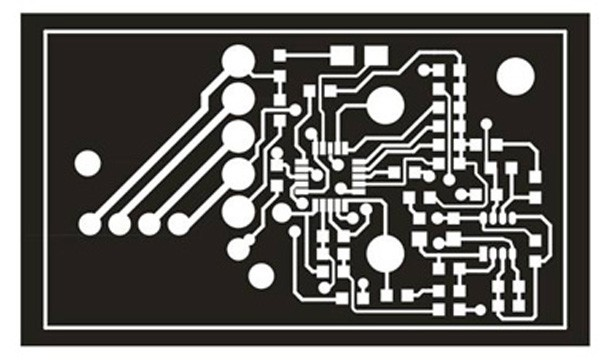
#> input picture pcb1.jpg, 600 x 360 px, found by its file name
$ python Invertimage.py
#> lines starting #> are read from the running program, lines starting #| are printed output that depends on the picture
import cv2
img = cv2.imread('/home/kornbotdev/pcb1.jpg')
#> img is the input picture: shape (360, 600, 3); mean B, G, R 99.6, 102.6, 104.3
cv2.imshow('image',255-img)
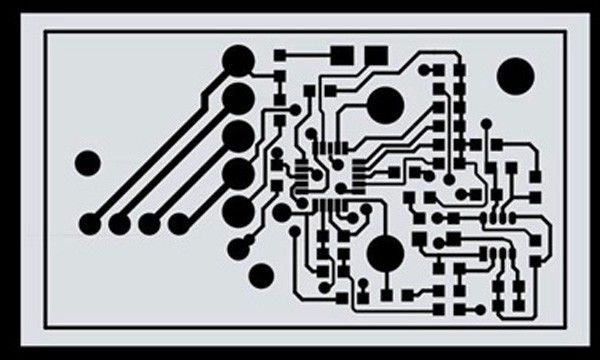
#> window 'image': shape (360, 600, 3); mean B, G, R 155.4, 152.4, 150.7
cv2.waitKey(0)
cv2.destroyAllWindows()

# to use it in a loop
k = cv2.waitKey(0)
#> (key Esc is pressed here)
if k == 27:         # wait for ESC key to exit
    cv2.destroyAllWindows()
elif k == ord('s'): # wait for 's' key to save and exit
    cv2.imwrite('invertImage.jpg',img)
    cv2.destroyAllWindows()

$ run again, with pcb2.jpg copied over pcb1.jpg
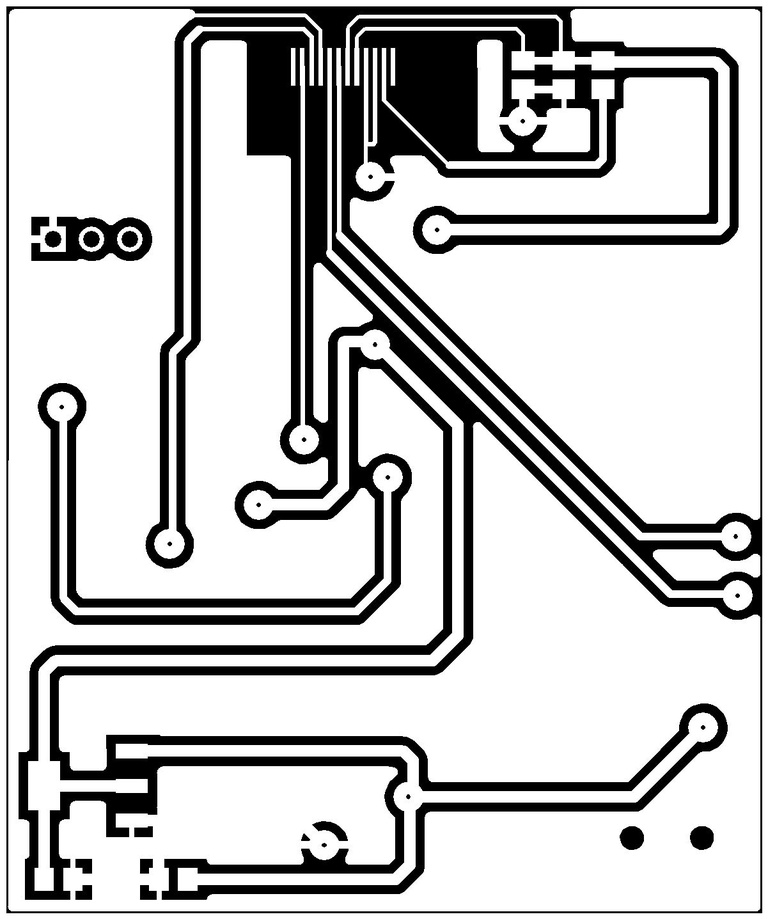
#> input picture pcb2.jpg, 768 x 919 px, shrunk from 1201 x 1437 before the run, found by its file name
#> img is the input picture: shape (919, 768, 3); min 0, max 255, mean 196.3
#> `cv2.imshow('image',255-img)`:
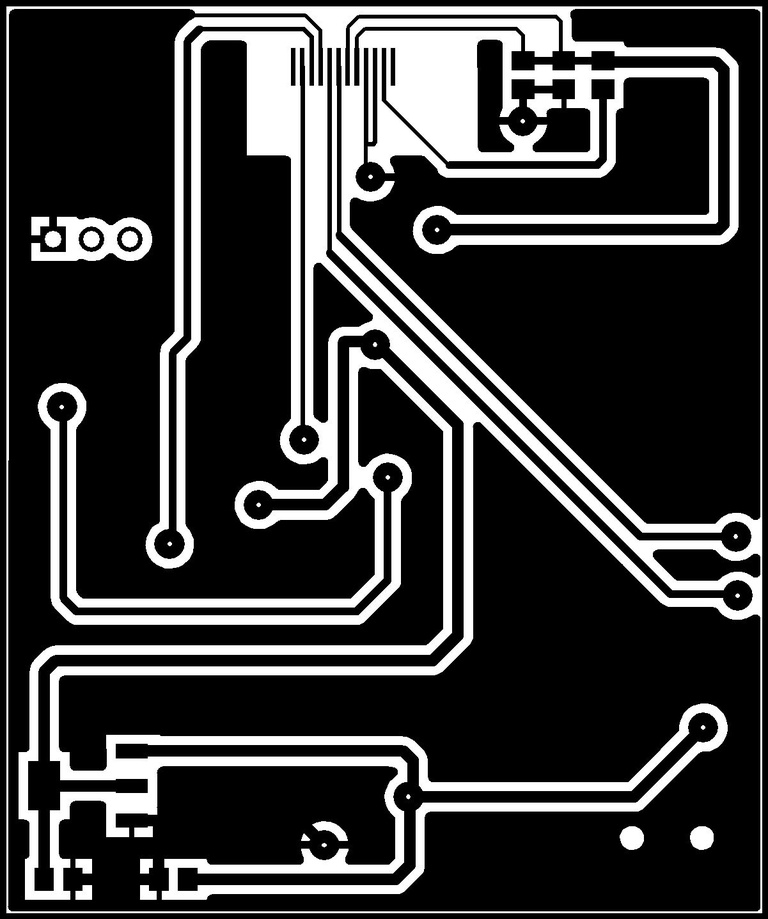
#> window 'image': shape (919, 768, 3); min 0, max 255, mean 58.7
